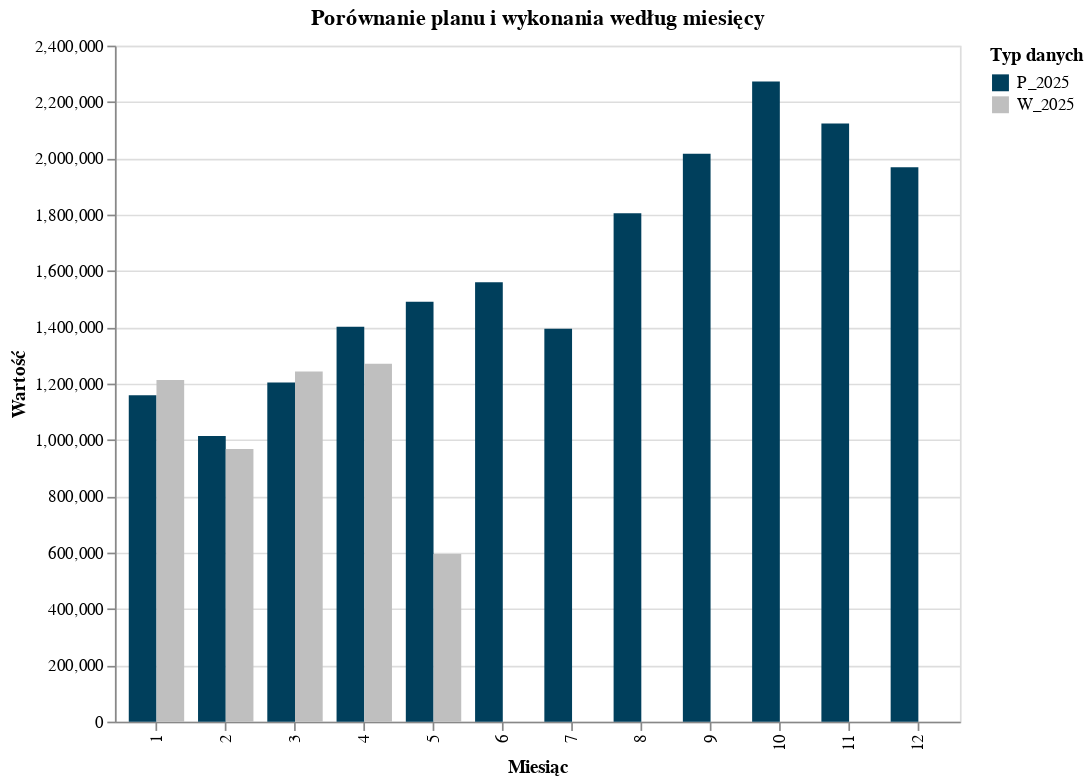

This figure's notebook cell:
### Code cell
df_wykres_m=df_plan[df_plan['Lokalizacja'].isin(PLACE)]
df_wykres_m=df_wykres_m.groupby(['M'],as_index=False)[['P_2025','W_2025']].sum()
df_melted = df_wykres_m.melt(id_vars='M', value_vars=['P_2025', 'W_2025'],var_name='Typ', value_name='Wartość')
df_melted['M'] = df_melted['M'].astype(str)
order_M = [str(m) for m in range(1, 13)]
chart = alt.Chart(df_melted).mark_bar().encode(
        x=alt.X('M:N', title='Miesiąc', sort=order_M),
        y=alt.Y('Wartość:Q', title='Wartość'),
        color=alt.Color('Typ:N',title='Typ danych',scale=alt.Scale(domain=['P_2025', 'W_2025'],range=['#003f5c', '#bfbfbf'])),
        xOffset='Typ:N'
).properties(width=500,height=400,title='Porównanie planu i wykonania według miesięcy')

chart

### Figure 1 — Vega-Lite specification as saved in the notebook (floating-point values rounded to 4 significant figures)
{"config": {"view": {"continuousWidth": 300, "continuousHeight": 300}}, "data": {"name": "data-49ebeecbc19c33cfc6dd3c8fb1d854ff"}, "mark": {"type": "bar"}, "encoding": {"color": {"field": "Typ", "scale": {"domain": ["P_2025", "W_2025"], "range": ["#003f5c", "#bfbfbf"]}, "title": "Typ danych", "type": "nominal"}, "x": {"field": "M", "sort": ["1", "2", "3", "4", "5", "6", "7", "8", "9", "10", "11", "12"], "title": "Miesiąc", "type": "nominal"}, "xOffset": {"field": "Typ", "type": "nominal"}, "y": {"field": "Wartość", "title": "Wartość", "type": "quantitative"}}, "height": 400, "title": "Porównanie planu i wykonania według miesięcy", "width": 500, "$schema": "https://vega.github.io/schema/vega-lite/v5.20.1.json", "datasets": {"data-49ebeecbc19c33cfc6dd3c8fb1d854ff": [{"M": "1", "Typ": "P_2025", "Wartość": 1158000.0}, {"M": "2", "Typ": "P_2025", "Wartość": 1014000.0}, {"M": "3", "Typ": "P_2025", "Wartość": 1204000.0}, {"M": "4", "Typ": "P_2025", "Wartość": 1402000.0}, {"M": "5", "Typ": "P_2025", "Wartość": 1491000.0}, {"M": "6", "Typ": "P_2025", "Wartość": 1560000.0}, {"M": "7", "Typ": "P_2025", "Wartość": 1395000.0}, {"M": "8", "Typ": "P_2025", "Wartość": 1805000.0}, {"M": "9", "Typ": "P_2025", "Wartość": 2016000.0}, {"M": "10", "Typ": "P_2025", "Wartość": 2273000.0}, {"M": "11", "Typ": "P_2025", "Wartość": 2124000.0}, {"M": "12", "Typ": "P_2025", "Wartość": 1969000.0}, {"M": "1", "Typ": "W_2025", "Wartość": 1213000.0}, {"M": "2", "Typ": "W_2025", "Wartość": 967700.0}, {"M": "3", "Typ": "W_2025", "Wartość": 1243000.0}, {"M": "4", "Typ": "W_2025", "Wartość": 1271000.0}, {"M": "5", "Typ": "W_2025", "Wartość": 595500.0}, {"M": "6", "Typ": "W_2025", "Wartość": 0.0}, {"M": "7", "Typ": "W_2025", "Wartość": 0.0}, {"M": "8", "Typ": "W_2025", "Wartość": 0.0}, {"M": "9", "Typ": "W_2025", "Wartość": 0.0}, {"M": "10", "Typ": "W_2025", "Wartość": 0.0}, {"M": "11", "Typ": "W_2025", "Wartość": 0.0}, {"M": "12", "Typ": "W_2025", "Wartość": 0.0}]}}
